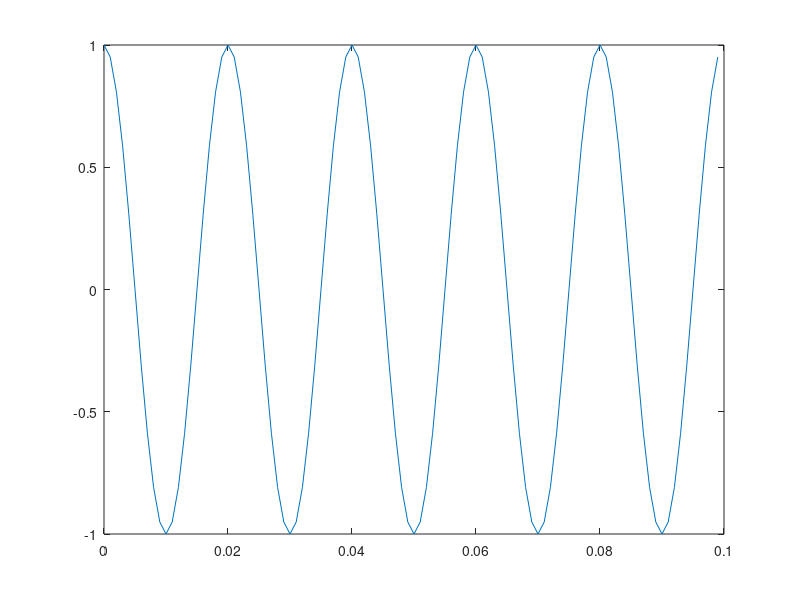
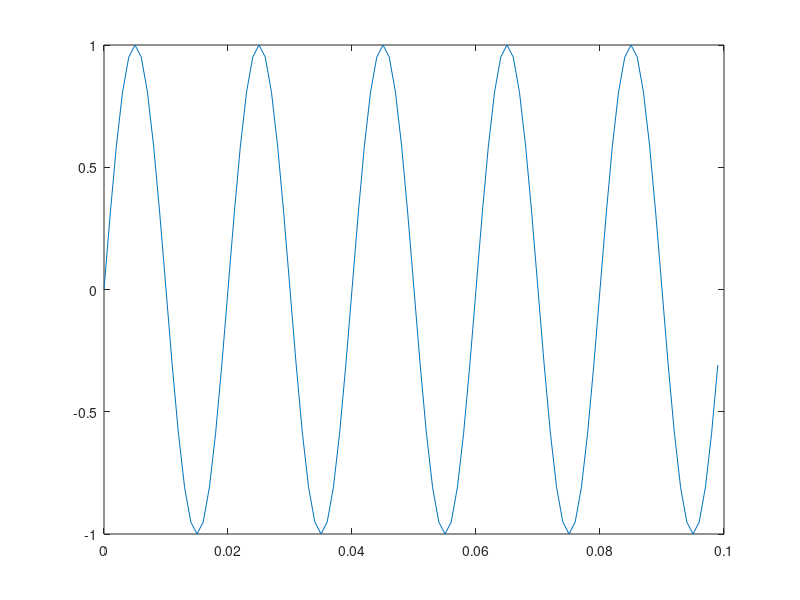

MATLAB code to generate these figures, in order:
time = [0:0.001:0.099];

x = cos(0.1*pi*(0:99));

y = sin(0.1*pi*(0:99));

figure(1);

plot(time,x)

figure(2);

plot(time,y)
